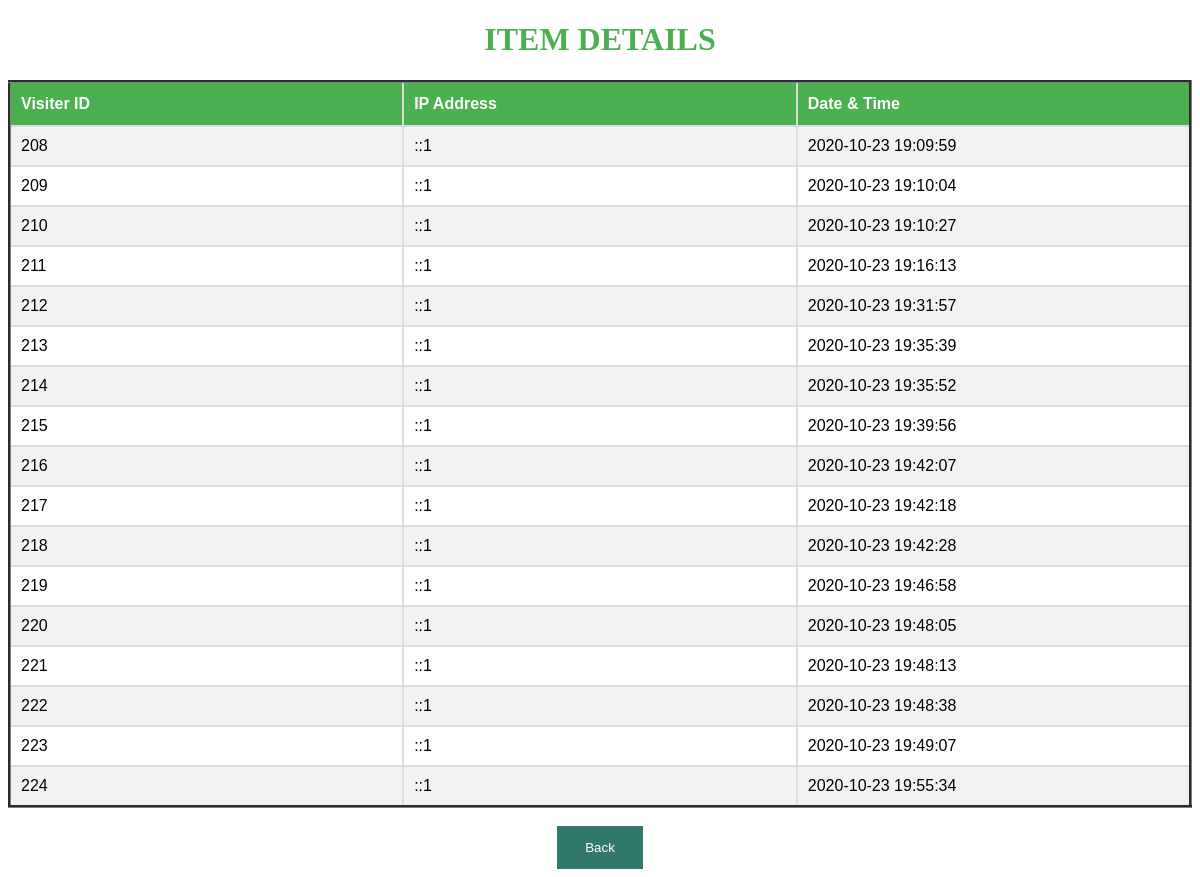
The app's page /admin/visitoerdata.php with its own data.
### tables this page shows
CREATE TABLE `visiter` (
  `id` int(11) NOT NULL,
  `ip` varchar(255) NOT NULL,
  `added_at` datetime DEFAULT current_timestamp()
);

### admin/visitoerdata.php (the view, shortened to what this page needs)
<!DOCTYPE html>
<html>
<head>
</head>
<body>
<h1>Item Details</h1>
<?php
	require_once "config.php";
	$sql = "SELECT * FROM visiter";
	if($result = mysqli_query($link, $sql)){
		if(mysqli_num_rows($result) > 0){
			?>
			<table border='3' id="st" align="center">
					<tr>
						<th>Visiter ID</th>
						<th>IP Address</th>
						<th>Date & Time</th>
					</tr>
			<?php while($row = mysqli_fetch_array($result)){ ?>
				<tr>
					<?php echo "<td>" . $row['id'] . "</td>"; ?>
					<?php echo "<td>" . $row['ip'] . "</td>"; ?>
					<?php echo "<td>" . $row['added_at'] . "</td>"; ?>
				</tr>
				<?php
			}
			echo "</table>";
		} else{
			echo "No records matching your query were found.";
		}
	} else{
		echo "ERROR: Could not able to execute. " . mysqli_error($link);
	}
?>
<br>
<center><button class="GMbtn" onclick="location.href = 'welcome.php';"><span>Back</span></button></center>
</body>
</html>
</html>
</html>
</html>

### admin/visitoerdata.php (style rules this page uses)
h1 { text-align: center; text-transform: uppercase; color: #4CAF50; }
#st { font-family: "Trebuchet MS", Arial, Helvetica, sans-serif; border-collapse: collapse; width: 100%; }
#st td, #st th { border: 2px solid #ddd; padding: 10px; }
#st tr:nth-child(even) { background-color: #f2f2f2; }
#st th { width: 10%; padding-top: 12px; padding-bottom: 12px; text-align: left; background-color: #4CAF50; color: white; }
.GMbtn { border: none; color: white; padding: 14px 28px; cursor: pointer; background-color: #32786d; }

### records on screen
visiter: id "208", ip "::1", added_at "2020-10-23 19:09:59"
visiter: id "209", ip "::1", added_at "2020-10-23 19:10:04"
visiter: id "210", ip "::1", added_at "2020-10-23 19:10:27"
visiter: id "211", ip "::1", added_at "2020-10-23 19:16:13"
visiter: id "212", ip "::1", added_at "2020-10-23 19:31:57"
visiter: id "213", ip "::1", added_at "2020-10-23 19:35:39"
visiter: id "214", ip "::1", added_at "2020-10-23 19:35:52"
visiter: id "215", ip "::1", added_at "2020-10-23 19:39:56"
visiter: id "216", ip "::1", added_at "2020-10-23 19:42:07"
visiter: id "217", ip "::1", added_at "2020-10-23 19:42:18"
visiter: id "218", ip "::1", added_at "2020-10-23 19:42:28"
visiter: id "219", ip "::1", added_at "2020-10-23 19:46:58"
visiter: id "220", ip "::1", added_at "2020-10-23 19:48:05"
visiter: id "221", ip "::1", added_at "2020-10-23 19:48:13"
visiter: id "222", ip "::1", added_at "2020-10-23 19:48:38"
visiter: id "223", ip "::1", added_at "2020-10-23 19:49:07"
visiter: id "224", ip "::1", added_at "2020-10-23 19:55:34"
